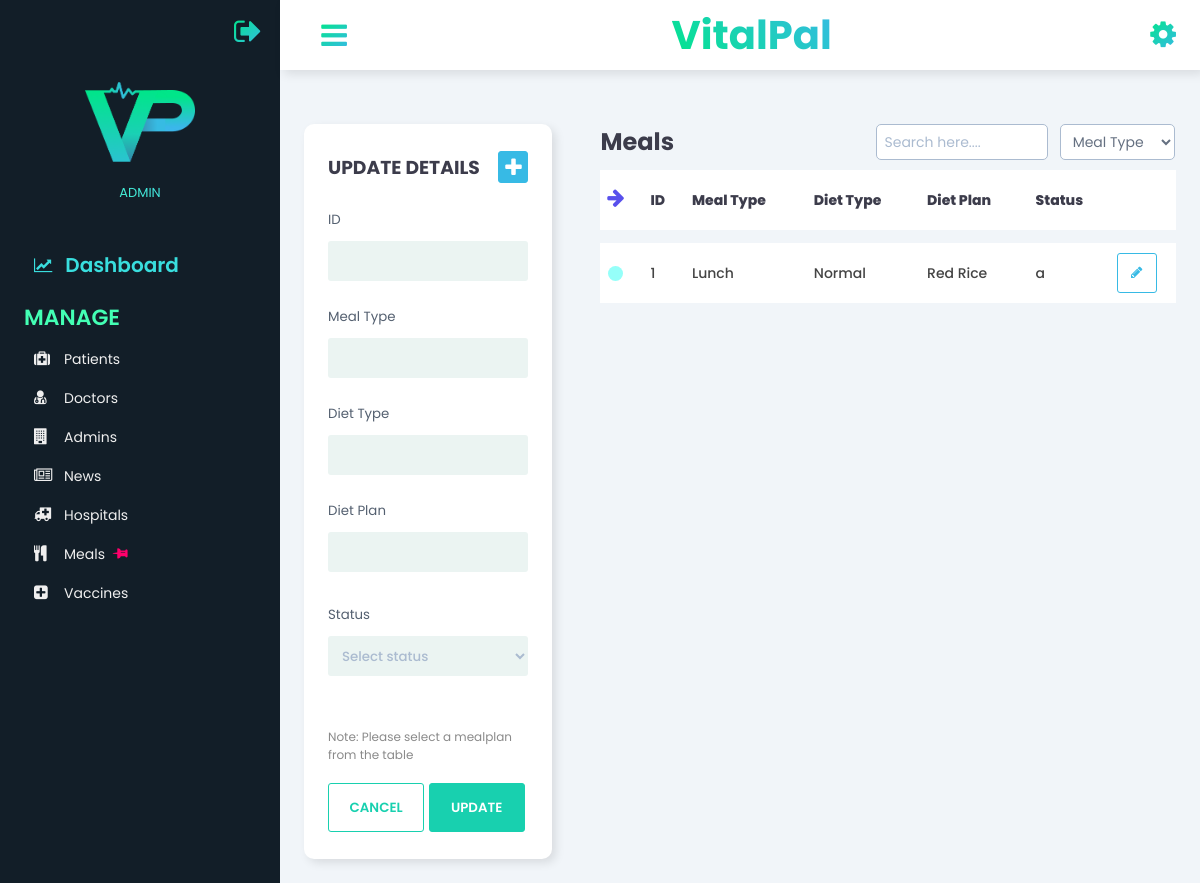
The page /admin/Meals.php (signed in) on the database its author committed.
### tables this page shows
CREATE TABLE `mealplan` (
  `meal_ID` int(4) NOT NULL,
  `meal_type` varchar(10) NOT NULL,
  `diet_type` varchar(50) NOT NULL,
  `diet_plan` varchar(50) NOT NULL,
  `m_status` varchar(1) NOT NULL
);

### classes/mealplan.php (called while the page is built, shortened)
<?php
    class Mealplan {
        public function __construct() {
            $con = mysqli_connect(HOST, USER, PASS, DB) or die('Connection Error! '.mysqli_error());
            $this->vpc=$con;
        }
        public function m_fetchdata(){
            $result=mysqli_query($this->vpc,"SELECT * FROM mealplan");
            return $result;
        }
    }
?>

### admin/Meals.php (the view, shortened to what this page needs)
<?php
include_once("../classes/mealplan.php");
?>
<!DOCTYPE html>
<html>
    <head>
        <link rel="stylesheet" href="../css/style_3.css?v=<?php echo time(); ?>">
        <link href="https://stackpath.bootstrapcdn.com/font-awesome/4.7.0/css/font-awesome.min.css" rel="stylesheet">
    </head>
<body>
    <div class="sidebar">
        <div class="sidebar-logout">
            <div class="logout-flex">
                <div class="logout-icons">
                <a href="?q=logout"><span class="fa fa-sign-out"></span></a>
                </div>
            </div>
        </div>
        <div class="sidebar-main">
            <div class="sidebar-user">
                <img src="../images/vitalpal_logo_square.png?v=<?php echo time(); ?>" alt="">
                <div class="user-info">
                    <span>ADMIN</span>
                </div>
            </div>
            <div class="sidebar-menu">
                <ul>
                    <li>
                        <a href="Dashboard.php" class="dash">
                            <span class="fa fa-line-chart"></span>
                            Dashboard
                        </a>
                    </li>
                </ul>
                <div class="menu-head">
                    <span>Manage</span>
                </div>
                <ul>
                    <li>
                        <a href="Patients.php">
                            <div class="side-icon">
                                <span class="fa fa-medkit"></span>
                            </div>
                            Patients
                        </a>
                    </li>
                    <li>
                        <a href="Doctors.php">
                            <div class="side-icon">
                                <span class="fa fa-user-md"></span>
                            </div>
                            Doctors
                        </a>
                    </li>
                    <li>
                        <a href="Admins.php">
                            <div class="side-icon">
                                <span class="fa fa-building"></span>
                            </div>
                            Admins
                        </a>
                    </li>
                    <li>
                        <a href="News.php">
                            <div class="side-icon">
                                <span class="fa fa-newspaper-o"></span>
                            </div>
                            News
                        </a>
                    </li>
                    <li>
                        <a href="Hospitals.php">
                            <div class="side-icon">
                                <span class="fa fa-ambulance"></span>
                            </div>
                            Hospitals
                        </a>
                    </li>
                    <li>
                        <a href="Meals.php">
                            <div class="side-icon">
                                <span class="fa fa-cutlery"></span>
                            </div>
                            Meals
                            <div class="marker">
                                <span class="fa fa-thumb-tack"></span>
                            </div>
                        </a>
                    </li>
                    <li>
                        <a href="Vaccines.php">
                            <div class="side-icon">
                                <span class="fa fa-plus-square"></span>
                            </div>
                            Vaccines
                        </a>
                    </li>
                </ul>
            </div>
        </div>
    </div>
    <div class="main-content">
        <header>
            <div class="menu-toggle">
                <label for="sidebar-toggle">
                    <span class="fa fa-bars"></span>
                </label>
            </div>
            <div class="header-heading">
                <a href="Dashboard.php"><h2>VitalPal</h2></a>
            </div>
            <div class="header-icons">
                <span class="fa fa-cog"> </span>
            </div>
        </header>
        <main>
            <div class="grid">
                <form action="" method="POST" id="form">
                    <div class="form-card">
                        <div class="form-head">
                            <h3>UPDATE DETAILS</h3>
                            <div  id="show-insert" class="showinsert"><span class="fa fa-plus"></span></div>
                        </div>
                        <div class="form-input">
                            <small>ID </small> <br>
                            <input  type="text" name="id" id="m_id" required data-readonly>
                        </div>
                        <div class="form-input">
                            <small>Meal Type</small> <br>
                            <input  type="text" name="mealType" id="m_mealType" required>
                        </div>
                        <div class="form-input">
                            <small>Diet Type</small> <br>
                            <input  type="text" name="dietType" id="m_dietType" required>
                        </div>
                        <div class="form-input">
                            <small>Diet Plan</small> <br>
                            <textarea  type="text" name="dietPlan" id="m_dietPlan" required></textarea>
                        </div>
                        <div class="form-input">
                            <small>Status </small> <br>
                            <select name="status" class="currentstatus" id="m_status" required>
                                <option value="" selected hidden>Select status</option>
                            </select>
                        </div>
                        <div class="form-note">
                            <p>Note: Please select a mealplan from the table </p>
                        </div>
                        <div class="form-btn">
                            <input id="reset2" type="reset" name="reset"  class="cancel-btn" value="Cancel">
                            <input type="submit" name="submitUpdate" class="update-btn" value="Update" id="submitbtn">
                        </div>
                    </div>
                </form>
                <div class="data">
                    <div class="filtering">
                        <h2>Meals</h2>
                        <input type="text" name="search" id="search" placeholder="Search here...." >
                        <select data="fa fa-filter" name="filter" class="searchbyfilter" id="searchfilter" required>
                            <option value="2">Meal Type</option>
                        </select>
                    </div>
                    <div class="table-responsive">
                        <table id="table" width="100%">
                            <tbody>
                                <tr class="table-heading">
                                    <td>
                                        <div class="indicator-heading">
                                            <span class="fa fa-arrow-down"></span>
                                        </div>
                                    </td>
                                    <td>
                                        <div>
                                            <p>ID</p>
                                        </div>
                                    </td>
                                    <td>
                                        <div>
                                            <p>Meal Type</p>
                                        </div>
                                    </td>
                                    <td>
                                        <div>
                                            <p>Diet Type</p>
                                        </div>
                                    </td>
                                    <td>
                                        <div>
                                            <p>Diet Plan</p>
                                        </div>
                                    </td>
                                    <td>
                                        <div>
                                            <p>Status</p>
                                        </div>
                                    </td>
                                    <td>
                                        <div>
                                        </div>
                                    </td>
                                </tr>
                                <?php
                                    include_once '../classes/mealplan.php';
                                    $fetchdata=new Mealplan();
                                    $sql=$fetchdata->m_fetchdata();
                                    $cnt=1;
                                    while($row=mysqli_fetch_array($sql))
                                    {
                                echo '
                                <tr>
                                    <td>
                                        <div>
                                            <span class="indicator"></span>
                                        </div>
                                    </td>
                                    <td id=id'.$cnt.'>
                                        <div>
                                            '.$row['meal_ID'].'
                                        </div>
                                    </td>
                                    <td id=mealType'.$cnt.'>
                                        <div>
                                            '.$row['meal_type'].'
                                        </div>
                                    </td>
                                    <td id=dietType'.$cnt.'>
                                        <div>
                                            '.$row['diet_type'].'
                                        </div>
                                    </td>
                                    <td id=dietPlan'.$cnt.'>
                                        <div>
                                            '.$row['diet_plan'].'
                                        </div>
                                    </td>
                                    <td id=status'.$cnt.'>
                                        <div>
                                            '.$row['m_status'].'
                                        </div>
                                    </td>
                                    <td>
                                        <div class="update">
                                            <button  id="updaterow" onclick="loadData('.$cnt.')"><span class="fa fa-pencil"></span></button>
                                        </div>
                                    </td>
                                </tr>
                                ';
                                   $cnt++;
                                    }
                                ?>
                            </tbody>
                        </table>
                    </div>
                </div>
            </div>
        </main>
    </div>
</body>
</html>

### rows shown on the page
mealplan: meal_ID "1", meal_type "Lunch", diet_type "Normal", diet_plan "Red Rice", m_status "a"
